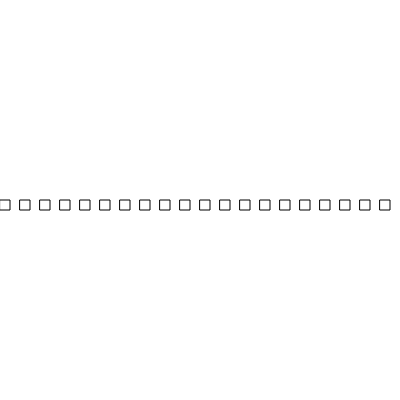
Frame 1 (no input)
Frame 60 (no input): identical to frame 1, image omitted
Frame 120 (the mouse pressed at the canvas centre since frame 60): identical to frame 1, image omitted

The p5.js sketch that drew this single still picture (run headless with seeded random() and noise() and a simulated clock; from frame 60 on, the mouse is pressed at the canvas centre):

// p5.js sketch
// ── sketch.js
// Assumptions about counting
// counting by 1
// direction, increasing
// no stopping
// started at 1
// rate of change

// Anatomy of a for loop
// 1. Starting place
// 2. Stopping place
// 3. Amount of change

let xpos;
let xlen = 20;

function setup() {
  createCanvas(400, 400);
  
  // for (let aVar = initVal; avar < endVal; aVar += changeVal)
  for (xpos = 0; xpos < width; xpos += xlen) {
  // for (counter = 0; counter < 9; counter ++) {
    console.log(xpos);
    rect(xpos,height/2,10,10)
  }
}

function draw() {
  // background(220);
}

// TRY: convert to a drawing

// https://editor.p5js.org/enickles/sketches/L4TRiCcCi
// ICM-06 Example - ICM 21 Week 4 - Anatomy for a for loop 
